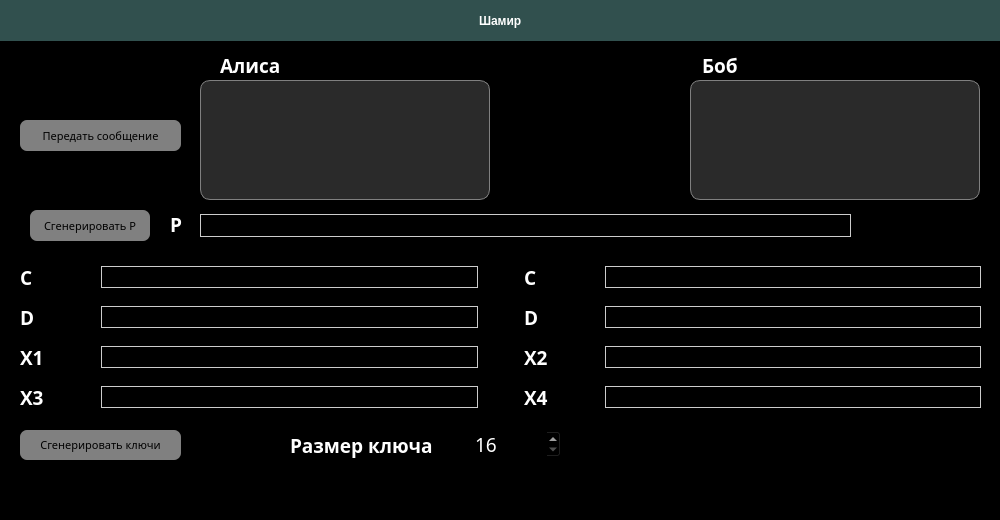
<?xml version="1.0" encoding="UTF-8"?>
<ui version="4.0">
 <class>MainWindow</class>
 <widget class="QMainWindow" name="MainWindow">
  <property name="geometry">
   <rect>
    <x>0</x>
    <y>0</y>
    <width>1000</width>
    <height>520</height>
   </rect>
  </property>
  <property name="sizePolicy">
   <sizepolicy hsizetype="Fixed" vsizetype="Fixed">
    <horstretch>0</horstretch>
    <verstretch>0</verstretch>
   </sizepolicy>
  </property>
  <property name="minimumSize">
   <size>
    <width>685</width>
    <height>520</height>
   </size>
  </property>
  <property name="maximumSize">
   <size>
    <width>1000</width>
    <height>650</height>
   </size>
  </property>
  <property name="windowTitle">
   <string>Shamir</string>
  </property>
  <widget class="QWidget" name="centralwidget">
   <property name="styleSheet">
    <string notr="true">background-color: #000</string>
   </property>
   <widget class="QLabel" name="label_9">
    <property name="geometry">
     <rect>
      <x>702</x>
      <y>50</y>
      <width>41</width>
      <height>30</height>
     </rect>
    </property>
    <property name="font">
     <font>
      <family>Century Gothic</family>
      <pointsize>14</pointsize>
      <weight>87</weight>
      <italic>false</italic>
      <bold>true</bold>
     </font>
    </property>
    <property name="styleSheet">
     <string notr="true">color: white;
font: 14pt &quot;Century Gothic&quot;;
font-weight: 700;</string>
    </property>
    <property name="text">
     <string>Боб</string>
    </property>
   </widget>
   <widget class="QFrame" name="frame">
    <property name="geometry">
     <rect>
      <x>0</x>
      <y>0</y>
      <width>1001</width>
      <height>41</height>
     </rect>
    </property>
    <property name="styleSheet">
     <string notr="true">background-color: rgb(49, 80, 78)</string>
    </property>
    <property name="frameShape">
     <enum>QFrame::StyledPanel</enum>
    </property>
    <property name="frameShadow">
     <enum>QFrame::Raised</enum>
    </property>
    <widget class="QWidget" name="horizontalLayoutWidget_3">
     <property name="geometry">
      <rect>
       <x>0</x>
       <y>0</y>
       <width>1001</width>
       <height>41</height>
      </rect>
     </property>
     <layout class="QHBoxLayout" name="horizontalLayout_3" stretch="0,0,0">
      <item>
       <spacer name="horizontalSpacer_2">
        <property name="orientation">
         <enum>Qt::Horizontal</enum>
        </property>
        <property name="sizeHint" stdset="0">
         <size>
          <width>40</width>
          <height>20</height>
         </size>
        </property>
       </spacer>
      </item>
      <item>
       <widget class="QLabel" name="label_4">
        <property name="styleSheet">
         <string notr="true">color: white;
font: 18pt &quot;Century Gothic&quot;;
font-weight: 700;</string>
        </property>
        <property name="text">
         <string>Шамир</string>
        </property>
       </widget>
      </item>
      <item>
       <spacer name="horizontalSpacer">
        <property name="orientation">
         <enum>Qt::Horizontal</enum>
        </property>
        <property name="sizeHint" stdset="0">
         <size>
          <width>40</width>
          <height>20</height>
         </size>
        </property>
       </spacer>
      </item>
     </layout>
    </widget>
   </widget>
   <widget class="QLabel" name="label_8">
    <property name="geometry">
     <rect>
      <x>220</x>
      <y>50</y>
      <width>71</width>
      <height>30</height>
     </rect>
    </property>
    <property name="font">
     <font>
      <family>Century Gothic</family>
      <pointsize>14</pointsize>
      <weight>87</weight>
      <italic>false</italic>
      <bold>true</bold>
     </font>
    </property>
    <property name="styleSheet">
     <string notr="true">color: white;
font: 14pt &quot;Century Gothic&quot;;
font-weight: 700;</string>
    </property>
    <property name="text">
     <string>Алиса</string>
    </property>
   </widget>
   <widget class="QTextBrowser" name="text_browser">
    <property name="geometry">
     <rect>
      <x>690</x>
      <y>80</y>
      <width>290</width>
      <height>120</height>
     </rect>
    </property>
    <property name="styleSheet">
     <string notr="true">background-color: rgb(42, 42, 42);
border: 1px solid gray;
border-radius: 10px;
color: white;
</string>
    </property>
   </widget>
   <widget class="QPlainTextEdit" name="text_edit">
    <property name="geometry">
     <rect>
      <x>200</x>
      <y>80</y>
      <width>290</width>
      <height>120</height>
     </rect>
    </property>
    <property name="styleSheet">
     <string notr="true">background-color: rgb(42, 42, 42);
border: 1px solid gray;
border-radius: 10px;
color: white;
</string>
    </property>
    <property name="readOnly">
     <bool>false</bool>
    </property>
   </widget>
   <widget class="QWidget" name="horizontalLayoutWidget">
    <property name="geometry">
     <rect>
      <x>20</x>
      <y>260</y>
      <width>961</width>
      <height>154</height>
     </rect>
    </property>
    <layout class="QHBoxLayout" name="horizontalLayout" stretch="2,0,2">
     <item>
      <layout class="QHBoxLayout" name="horizontalLayout_2" stretch="1,5">
       <item>
        <layout class="QVBoxLayout" name="verticalLayout_2">
         <item>
          <widget class="QLabel" name="label_public_key">
           <property name="font">
            <font>
             <family>Century Gothic</family>
             <pointsize>14</pointsize>
             <weight>75</weight>
             <bold>true</bold>
            </font>
           </property>
           <property name="styleSheet">
            <string notr="true">color: white;</string>
           </property>
           <property name="text">
            <string>C</string>
           </property>
          </widget>
         </item>
         <item>
          <widget class="QLabel" name="label_private_key">
           <property name="font">
            <font>
             <family>Century Gothic</family>
             <pointsize>14</pointsize>
             <weight>75</weight>
             <bold>true</bold>
            </font>
           </property>
           <property name="styleSheet">
            <string notr="true">color: white;</string>
           </property>
           <property name="text">
            <string>D</string>
           </property>
          </widget>
         </item>
         <item>
          <widget class="QLabel" name="label_x1">
           <property name="font">
            <font>
             <family>Century Gothic</family>
             <pointsize>14</pointsize>
             <weight>75</weight>
             <bold>true</bold>
            </font>
           </property>
           <property name="styleSheet">
            <string notr="true">color: white;</string>
           </property>
           <property name="text">
            <string>X1</string>
           </property>
          </widget>
         </item>
         <item>
          <widget class="QLabel" name="label_x3">
           <property name="font">
            <font>
             <family>Century Gothic</family>
             <pointsize>14</pointsize>
             <weight>75</weight>
             <bold>true</bold>
            </font>
           </property>
           <property name="styleSheet">
            <string notr="true">color: white;</string>
           </property>
           <property name="text">
            <string>X3</string>
           </property>
          </widget>
         </item>
        </layout>
       </item>
       <item>
        <layout class="QVBoxLayout" name="verticalLayout_3">
         <property name="spacing">
          <number>12</number>
         </property>
         <property name="bottomMargin">
          <number>0</number>
         </property>
         <item>
          <widget class="QLineEdit" name="lineEdit_public_key">
           <property name="enabled">
            <bool>true</bool>
           </property>
           <property name="font">
            <font>
             <family>Century Gothic</family>
             <pointsize>10</pointsize>
            </font>
           </property>
           <property name="styleSheet">
            <string notr="true">border: 1px solid #ccc;
color: white;</string>
           </property>
          </widget>
         </item>
         <item>
          <widget class="QLineEdit" name="lineEdit_private_key">
           <property name="enabled">
            <bool>true</bool>
           </property>
           <property name="font">
            <font>
             <family>Century Gothic</family>
             <pointsize>10</pointsize>
            </font>
           </property>
           <property name="styleSheet">
            <string notr="true">border: 1px solid #ccc;
color: white;</string>
           </property>
          </widget>
         </item>
         <item>
          <widget class="QLineEdit" name="lineEdit_x1">
           <property name="enabled">
            <bool>true</bool>
           </property>
           <property name="font">
            <font>
             <family>Century Gothic</family>
             <pointsize>10</pointsize>
            </font>
           </property>
           <property name="styleSheet">
            <string notr="true">border: 1px solid #ccc;
color: white;</string>
           </property>
          </widget>
         </item>
         <item>
          <widget class="QLineEdit" name="lineEdit_x3">
           <property name="enabled">
            <bool>true</bool>
           </property>
           <property name="font">
            <font>
             <family>Century Gothic</family>
             <pointsize>10</pointsize>
            </font>
           </property>
           <property name="styleSheet">
            <string notr="true">border: 1px solid #ccc;
color: white;</string>
           </property>
          </widget>
         </item>
        </layout>
       </item>
      </layout>
     </item>
     <item>
      <spacer name="horizontalSpacer_3">
       <property name="orientation">
        <enum>Qt::Horizontal</enum>
       </property>
       <property name="sizeHint" stdset="0">
        <size>
         <width>40</width>
         <height>20</height>
        </size>
       </property>
      </spacer>
     </item>
     <item>
      <layout class="QHBoxLayout" name="horizontalLayout_4" stretch="1,5">
       <item>
        <layout class="QVBoxLayout" name="verticalLayout_4">
         <item>
          <widget class="QLabel" name="label_public_key_2">
           <property name="font">
            <font>
             <family>Century Gothic</family>
             <pointsize>14</pointsize>
             <weight>75</weight>
             <bold>true</bold>
            </font>
           </property>
           <property name="styleSheet">
            <string notr="true">color: white;</string>
           </property>
           <property name="text">
            <string>C</string>
           </property>
          </widget>
         </item>
         <item>
          <widget class="QLabel" name="label_private_key_2">
           <property name="font">
            <font>
             <family>Century Gothic</family>
             <pointsize>14</pointsize>
             <weight>75</weight>
             <bold>true</bold>
            </font>
           </property>
           <property name="styleSheet">
            <string notr="true">color: white;</string>
           </property>
           <property name="text">
            <string>D</string>
           </property>
          </widget>
         </item>
         <item>
          <widget class="QLabel" name="label_x2">
           <property name="font">
            <font>
             <family>Century Gothic</family>
             <pointsize>14</pointsize>
             <weight>75</weight>
             <bold>true</bold>
            </font>
           </property>
           <property name="styleSheet">
            <string notr="true">color: white;</string>
           </property>
           <property name="text">
            <string>X2</string>
           </property>
          </widget>
         </item>
         <item>
          <widget class="QLabel" name="label_x4">
           <property name="font">
            <font>
             <family>Century Gothic</family>
             <pointsize>14</pointsize>
             <weight>75</weight>
             <bold>true</bold>
            </font>
           </property>
           <property name="styleSheet">
            <string notr="true">color: white;</string>
           </property>
           <property name="text">
            <string>X4</string>
           </property>
          </widget>
         </item>
        </layout>
       </item>
       <item>
        <layout class="QVBoxLayout" name="verticalLayout_5">
         <property name="spacing">
          <number>12</number>
         </property>
         <property name="bottomMargin">
          <number>0</number>
         </property>
         <item>
          <widget class="QLineEdit" name="lineEdit_public_key_2">
           <property name="enabled">
            <bool>true</bool>
           </property>
           <property name="font">
            <font>
             <family>Century Gothic</family>
             <pointsize>10</pointsize>
            </font>
           </property>
           <property name="styleSheet">
            <string notr="true">border: 1px solid #ccc;
color: white;</string>
           </property>
          </widget>
         </item>
         <item>
          <widget class="QLineEdit" name="lineEdit_private_key_2">
           <property name="enabled">
            <bool>true</bool>
           </property>
           <property name="font">
            <font>
             <family>Century Gothic</family>
             <pointsize>10</pointsize>
            </font>
           </property>
           <property name="styleSheet">
            <string notr="true">border: 1px solid #ccc;
color: white;</string>
           </property>
          </widget>
         </item>
         <item>
          <widget class="QLineEdit" name="lineEdit_x2">
           <property name="enabled">
            <bool>true</bool>
           </property>
           <property name="font">
            <font>
             <family>Century Gothic</family>
             <pointsize>10</pointsize>
            </font>
           </property>
           <property name="styleSheet">
            <string notr="true">border: 1px solid #ccc;
color: white;</string>
           </property>
          </widget>
         </item>
         <item>
          <widget class="QLineEdit" name="lineEdit_x4">
           <property name="enabled">
            <bool>true</bool>
           </property>
           <property name="font">
            <font>
             <family>Century Gothic</family>
             <pointsize>10</pointsize>
            </font>
           </property>
           <property name="styleSheet">
            <string notr="true">border: 1px solid #ccc;
color: white;</string>
           </property>
          </widget>
         </item>
        </layout>
       </item>
      </layout>
     </item>
    </layout>
   </widget>
   <widget class="QPushButton" name="gen_btn">
    <property name="geometry">
     <rect>
      <x>20</x>
      <y>430</y>
      <width>161</width>
      <height>30</height>
     </rect>
    </property>
    <property name="font">
     <font>
      <family>Century Gothic</family>
      <pointsize>8</pointsize>
     </font>
    </property>
    <property name="styleSheet">
     <string notr="true">QPushButton {
	color: black;
	background-color: grey;
	border-radius: 7px;
}

QPushButton:pressed {
	background-color: rgb(102, 102, 102);
}</string>
    </property>
    <property name="text">
     <string>Сгенерировать ключи</string>
    </property>
   </widget>
   <widget class="QPushButton" name="post_btn">
    <property name="geometry">
     <rect>
      <x>20</x>
      <y>120</y>
      <width>161</width>
      <height>31</height>
     </rect>
    </property>
    <property name="font">
     <font>
      <family>Century Gothic</family>
      <pointsize>8</pointsize>
     </font>
    </property>
    <property name="styleSheet">
     <string notr="true">QPushButton {
	color: black;
	background-color: grey;
	border-radius: 7px;
}

QPushButton:pressed {
	background-color: rgb(102, 102, 102);
}</string>
    </property>
    <property name="text">
     <string>Передать сообщение</string>
    </property>
   </widget>
   <widget class="QLabel" name="label_key_size">
    <property name="geometry">
     <rect>
      <x>290</x>
      <y>430</y>
      <width>178</width>
      <height>30</height>
     </rect>
    </property>
    <property name="font">
     <font>
      <family>Century Gothic</family>
      <pointsize>14</pointsize>
      <weight>75</weight>
      <bold>true</bold>
     </font>
    </property>
    <property name="styleSheet">
     <string notr="true">color: white;</string>
    </property>
    <property name="text">
     <string>Размер ключа</string>
    </property>
   </widget>
   <widget class="QSpinBox" name="key_size_spinBox">
    <property name="geometry">
     <rect>
      <x>470</x>
      <y>430</y>
      <width>91</width>
      <height>28</height>
     </rect>
    </property>
    <property name="font">
     <font>
      <family>Century Gothic</family>
      <pointsize>14</pointsize>
     </font>
    </property>
    <property name="styleSheet">
     <string notr="true">color: white;</string>
    </property>
    <property name="minimum">
     <number>16</number>
    </property>
   </widget>
   <widget class="QLineEdit" name="lineEdit_p">
    <property name="enabled">
     <bool>true</bool>
    </property>
    <property name="geometry">
     <rect>
      <x>200</x>
      <y>214</y>
      <width>651</width>
      <height>23</height>
     </rect>
    </property>
    <property name="font">
     <font>
      <family>Century Gothic</family>
      <pointsize>10</pointsize>
     </font>
    </property>
    <property name="styleSheet">
     <string notr="true">border: 1px solid #ccc;
color: white;</string>
    </property>
   </widget>
   <widget class="QLabel" name="label_p">
    <property name="geometry">
     <rect>
      <x>170</x>
      <y>214</y>
      <width>21</width>
      <height>20</height>
     </rect>
    </property>
    <property name="font">
     <font>
      <family>Century Gothic</family>
      <pointsize>14</pointsize>
      <weight>75</weight>
      <bold>true</bold>
     </font>
    </property>
    <property name="styleSheet">
     <string notr="true">color: white;</string>
    </property>
    <property name="text">
     <string>P</string>
    </property>
   </widget>
   <widget class="QPushButton" name="p_gen_btn">
    <property name="geometry">
     <rect>
      <x>30</x>
      <y>210</y>
      <width>120</width>
      <height>31</height>
     </rect>
    </property>
    <property name="font">
     <font>
      <family>Century Gothic</family>
      <pointsize>8</pointsize>
     </font>
    </property>
    <property name="styleSheet">
     <string notr="true">QPushButton {
	color: black;
	background-color: grey;
	border-radius: 7px;
}

QPushButton:pressed {
	background-color: rgb(102, 102, 102);
}</string>
    </property>
    <property name="text">
     <string>Сгенерировать P</string>
    </property>
   </widget>
  </widget>
 </widget>
 <resources/>
 <connections/>
</ui>
